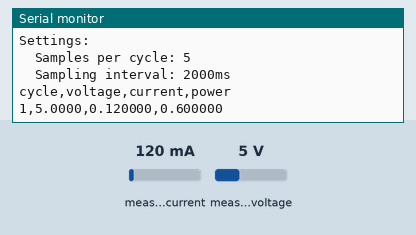
The sketch below on a simulated ESP32. Shown: the last lines printed to the serial monitor. The inputs (shaded band) are chosen by the test bench; at power-on: measured current 120 mA, measured voltage 5 V.

Above: at 3.2 s.
3.3 s: measured current set to 40 mA
At 4.6 s:
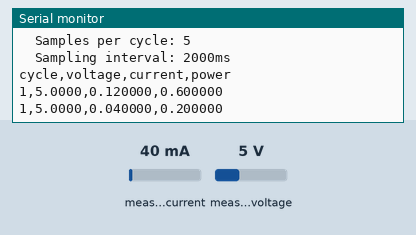
4.8 s: measured voltage set to 0.3 V
At 10.5 s:
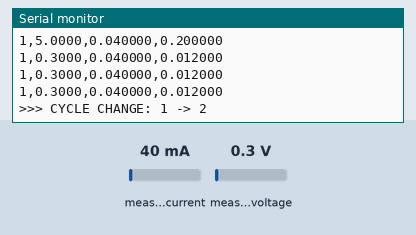
10.7 s: measured current set to 500 mA
At 12.8 s:
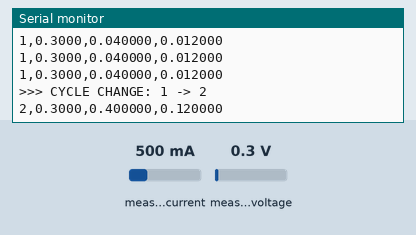
Timing chart, 0 to 14.3 s (numbered marks = the images above; inputs shaded):
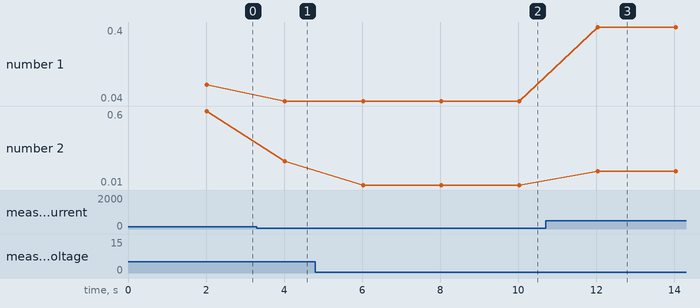

Measured:
- after the input at 3.3 s, the serial monitor: prints a new line after 0.72 s (image 1)
- after the input at 4.8 s, the serial monitor: prints a new line after 1.2 s (image 2)
- after the input at 10.7 s, the serial monitor: prints a new line after 1.3 s (image 3)
- plotted number 1: 0.12 → 0.04 after the input at 3.3 s, 0.04 → 0.4 after the input at 10.7 s
- plotted number 2: 0.6 → 0.2 after the input at 3.3 s, 0.2 → 0.01 after the input at 4.8 s, 0.01 → 0.12 after the input at 10.7 s

The sketch:

charg2.ino
```cpp
// ============================================================
// ESP32 Battery Monitor with INA219
// FIXED VERSION - With explicit cycle counting
// ============================================================

#include <Wire.h>
#include <Adafruit_INA219.h>

Adafruit_INA219 ina219;

// ============================================================
// VARIABLES - INITIALIZE OUTSIDE OF LOOP
// ============================================================
uint32_t cycle = 1;
uint32_t sample_count = 0;

// TESTING MODE - Short cycle for quick testing
#define SAMPLES_PER_CYCLE 5      // Change cycle every 5 samples
#define SAMPLING_INTERVAL 2000   // 2 seconds

void setup() {
  Serial.begin(115200);
  delay(2000);

  Serial.println("\n===========================================");
  Serial.println("ESP32 Battery Monitor with INA219");
  Serial.println("===========================================\n");

  Wire.begin(21, 22);
  Serial.println("I2C: SDA=21, SCL=22");

  Serial.print("INA219 Init: ");
  if (!ina219.begin()) {
    Serial.println("FAILED!");
    while (1) delay(100);
  }
  Serial.println("SUCCESS");

  ina219.setCalibration_16V_400mA();

  Serial.println("\nSettings:");
  Serial.print("  Samples per cycle: ");
  Serial.println(SAMPLES_PER_CYCLE);
  Serial.print("  Sampling interval: ");
  Serial.print(SAMPLING_INTERVAL);
  Serial.println("ms\n");

  Serial.println("cycle,voltage,current,power");
}

void loop() {
  // Read sensor data
  float busVoltage_V = ina219.getBusVoltage_V();
  float current_mA = ina219.getCurrent_mA();
  float current_A = current_mA / 1000.0;
  float power_W = busVoltage_V * current_A;

  // Send CSV data
  Serial.print(cycle);
  Serial.print(",");
  Serial.print(busVoltage_V, 4);
  Serial.print(",");
  Serial.print(current_A, 6);
  Serial.print(",");
  Serial.println(power_W, 6);

  // Increment sample counter
  sample_count = sample_count + 1;

  // Check if we should change cycle
  if (sample_count >= SAMPLES_PER_CYCLE) {
    // Print cycle change notification
    Serial.print(">>> CYCLE CHANGE: ");
    Serial.print(cycle);
    Serial.print(" -> ");
    cycle = cycle + 1;
    Serial.println(cycle);

    // Reset sample counter
    sample_count = 0;
  }

  // Wait before next sample
  delay(SAMPLING_INTERVAL);
}
```
